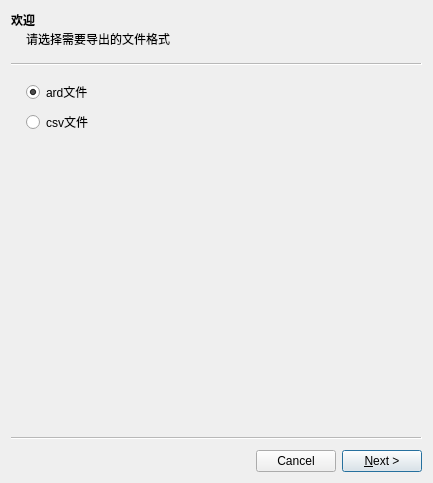
<?xml version="1.0" encoding="UTF-8"?>
<ui version="4.0">
 <class>WizardArdFileMaintain</class>
 <widget class="QWizard" name="WizardArdFileMaintain">
  <property name="geometry">
   <rect>
    <x>0</x>
    <y>0</y>
    <width>433</width>
    <height>483</height>
   </rect>
  </property>
  <property name="windowTitle">
   <string>数据文件导出</string>
  </property>
  <property name="options">
   <set>QWizard::CancelButtonOnLeft|QWizard::NoBackButtonOnLastPage|QWizard::NoBackButtonOnStartPage|QWizard::NoDefaultButton</set>
  </property>
  <widget class="QWizardPage" name="wizardPageStart">
   <property name="title">
    <string>欢迎</string>
   </property>
   <property name="subTitle">
    <string>请选择需要导出的文件格式</string>
   </property>
   <layout class="QVBoxLayout" name="verticalLayout">
    <item>
     <widget class="QRadioButton" name="ExportFileArd">
      <property name="text">
       <string>ard文件</string>
      </property>
      <property name="checked">
       <bool>true</bool>
      </property>
     </widget>
    </item>
    <item>
     <widget class="QRadioButton" name="ExportFileCsv">
      <property name="text">
       <string>csv文件</string>
      </property>
     </widget>
    </item>
   </layout>
  </widget>
  <widget class="QWizardPage" name="wizardPageInput">
   <property name="title">
    <string>选择文件导入，导出路径</string>
   </property>
   <property name="subTitle">
    <string/>
   </property>
   <layout class="QGridLayout" name="gridLayout">
    <item row="0" column="0">
     <widget class="QGroupBox" name="groupBox">
      <property name="title">
       <string>导入文件列表</string>
      </property>
      <layout class="QVBoxLayout" name="verticalLayout_2">
       <item>
        <widget class="QListWidget" name="InputList"/>
       </item>
       <item>
        <layout class="QHBoxLayout" name="horizontalLayout_4">
         <item>
          <spacer name="horizontalSpacer">
           <property name="orientation">
            <enum>Qt::Horizontal</enum>
           </property>
           <property name="sizeHint" stdset="0">
            <size>
             <width>40</width>
             <height>20</height>
            </size>
           </property>
          </spacer>
         </item>
         <item>
          <widget class="QToolButton" name="InputToolButton">
           <property name="text">
            <string/>
           </property>
           <property name="icon">
            <iconset resource="../../resources/Resources.qrc">
             <normaloff>:/icons/plus.png</normaloff>:/icons/plus.png</iconset>
           </property>
          </widget>
         </item>
         <item>
          <widget class="QToolButton" name="DelFile">
           <property name="text">
            <string/>
           </property>
           <property name="icon">
            <iconset resource="../../resources/Resources.qrc">
             <normaloff>:/icons/minus.png</normaloff>:/icons/minus.png</iconset>
           </property>
          </widget>
         </item>
        </layout>
       </item>
      </layout>
     </widget>
    </item>
    <item row="0" column="1">
     <layout class="QVBoxLayout" name="verticalLayout_3">
      <item>
       <spacer name="verticalSpacer_3">
        <property name="orientation">
         <enum>Qt::Vertical</enum>
        </property>
        <property name="sizeHint" stdset="0">
         <size>
          <width>20</width>
          <height>40</height>
         </size>
        </property>
       </spacer>
      </item>
      <item>
       <widget class="QLabel" name="label_2">
        <property name="text">
         <string>导出路径</string>
        </property>
       </widget>
      </item>
      <item>
       <layout class="QHBoxLayout" name="horizontalLayout_5">
        <item>
         <widget class="QLineEdit" name="DefaultExportPath">
          <property name="text">
           <string>D:\exportPath</string>
          </property>
          <property name="readOnly">
           <bool>true</bool>
          </property>
         </widget>
        </item>
        <item>
         <widget class="QPushButton" name="DefaultExportBtn">
          <property name="text">
           <string>浏览</string>
          </property>
         </widget>
        </item>
       </layout>
      </item>
      <item>
       <spacer name="verticalSpacer">
        <property name="orientation">
         <enum>Qt::Vertical</enum>
        </property>
        <property name="sizeHint" stdset="0">
         <size>
          <width>20</width>
          <height>40</height>
         </size>
        </property>
       </spacer>
      </item>
      <item>
       <widget class="QLabel" name="label_3">
        <property name="text">
         <string>导出文件名后缀</string>
        </property>
       </widget>
      </item>
      <item alignment="Qt::AlignLeft">
       <widget class="QLineEdit" name="DefaultExportFileName">
        <property name="text">
         <string>model</string>
        </property>
       </widget>
      </item>
      <item>
       <spacer name="verticalSpacer_2">
        <property name="orientation">
         <enum>Qt::Vertical</enum>
        </property>
        <property name="sizeHint" stdset="0">
         <size>
          <width>20</width>
          <height>40</height>
         </size>
        </property>
       </spacer>
      </item>
     </layout>
    </item>
   </layout>
  </widget>
  <widget class="QWizardPage" name="wizardPageArdFilter">
   <property name="subTitle">
    <string>请选择A扫过滤条件</string>
   </property>
   <layout class="QVBoxLayout" name="verticalLayout_4">
    <item>
     <widget class="QRadioButton" name="ArdFilterAscanClear">
      <property name="text">
       <string>A扫全部过滤</string>
      </property>
      <property name="checked">
       <bool>true</bool>
      </property>
     </widget>
    </item>
    <item>
     <widget class="Line" name="line_2">
      <property name="orientation">
       <enum>Qt::Horizontal</enum>
      </property>
     </widget>
    </item>
    <item>
     <layout class="QHBoxLayout" name="horizontalLayout">
      <item>
       <widget class="QRadioButton" name="ArdFilterAscanTrigger">
        <property name="text">
         <string>A扫未触发过滤</string>
        </property>
       </widget>
      </item>
      <item>
       <widget class="QComboBox" name="ArdGateFilter"/>
      </item>
     </layout>
    </item>
   </layout>
  </widget>
  <widget class="QWizardPage" name="wizardPageCsvFilter">
   <property name="title">
    <string>导出格式</string>
   </property>
   <property name="subTitle">
    <string>选择csv文件的导出格式</string>
   </property>
   <layout class="QGridLayout" name="gridLayout_2">
    <item row="0" column="0" colspan="2">
     <widget class="QRadioButton" name="AscanData">
      <property name="text">
       <string>A扫+位置数据</string>
      </property>
      <property name="checked">
       <bool>true</bool>
      </property>
     </widget>
    </item>
    <item row="1" column="0" rowspan="2" colspan="2">
     <widget class="QRadioButton" name="CscanData">
      <property name="text">
       <string>C扫数据</string>
      </property>
     </widget>
    </item>
    <item row="3" column="0">
     <widget class="QRadioButton" name="PoseData">
      <property name="text">
       <string>位置数据</string>
      </property>
     </widget>
    </item>
    <item row="3" column="1">
     <widget class="QComboBox" name="channel"/>
    </item>
   </layout>
  </widget>
  <widget class="QWizardPage" name="wizardPageEnd">
   <property name="title">
    <string>正在处理</string>
   </property>
   <property name="subTitle">
    <string>正在处理和导出文件</string>
   </property>
   <layout class="QGridLayout" name="gridLayout_3">
    <item row="0" column="0">
     <layout class="QFormLayout" name="formLayout">
      <item row="0" column="0">
       <widget class="QLabel" name="label_7">
        <property name="text">
         <string>总进度</string>
        </property>
       </widget>
      </item>
      <item row="0" column="1">
       <widget class="QProgressBar" name="TotalProgressBar">
        <property name="value">
         <number>0</number>
        </property>
       </widget>
      </item>
      <item row="1" column="0" colspan="2">
       <widget class="Line" name="line">
        <property name="orientation">
         <enum>Qt::Horizontal</enum>
        </property>
       </widget>
      </item>
      <item row="2" column="0">
       <widget class="QLabel" name="label_5">
        <property name="text">
         <string>当前文件</string>
        </property>
       </widget>
      </item>
      <item row="2" column="1">
       <widget class="QProgressBar" name="CurrentProgressBar">
        <property name="value">
         <number>0</number>
        </property>
        <property name="orientation">
         <enum>Qt::Horizontal</enum>
        </property>
       </widget>
      </item>
      <item row="3" column="0">
       <widget class="QLabel" name="label_9">
        <property name="text">
         <string>正在处理</string>
        </property>
       </widget>
      </item>
      <item row="3" column="1">
       <widget class="QLabel" name="CurrentFile"/>
      </item>
     </layout>
    </item>
    <item row="1" column="0">
     <spacer name="verticalSpacer_4">
      <property name="orientation">
       <enum>Qt::Vertical</enum>
      </property>
      <property name="sizeHint" stdset="0">
       <size>
        <width>0</width>
        <height>0</height>
       </size>
      </property>
     </spacer>
    </item>
   </layout>
  </widget>
 </widget>
 <resources>
  <include location="../../resources/Resources.qrc"/>
 </resources>
 <connections/>
</ui>
